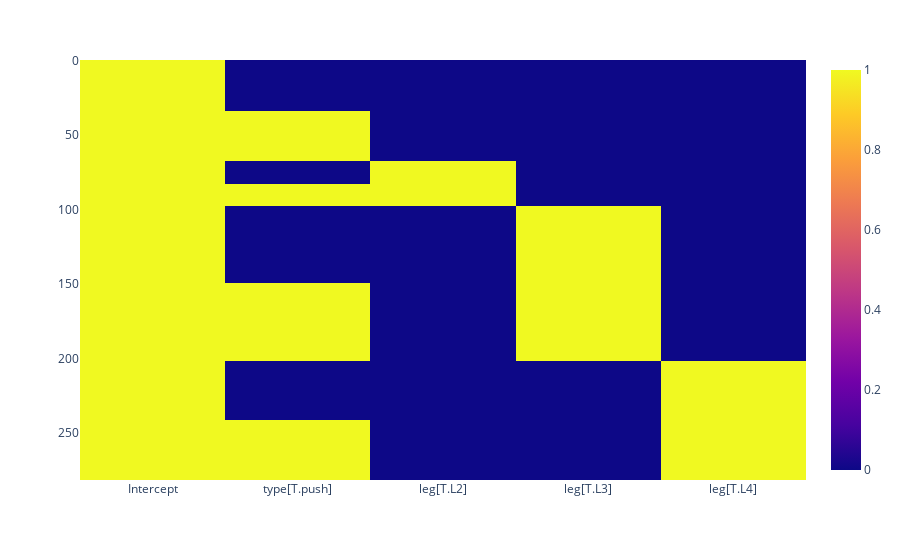

The cell this chart's notebook holds for it:
### Code cell
px.imshow(X)

### Figure 1 — Plotly figure (JSON) as saved in the notebook; plotly's stock layout.template omitted (floating-point values rounded to 4 significant figures; data arrays with more than 128 entries replaced by an {"elided": "..."} marker saying what was removed)
{"data": [{"coloraxis": "coloraxis", "hovertemplate": "x: %{x}<br>y: %{y}<br>color: %{z}<extra></extra>", "name": "0", "type": "heatmap", "x": ["Intercept", "type[T.push]", "leg[T.L2]", "leg[T.L3]", "leg[T.L4]"], "xaxis": "x", "y": {"elided": "282 int values"}, "yaxis": "y", "z": {"elided": "282x5 int values"}}], "layout": {"coloraxis": {"colorscale": [[0, "#0d0887"], [0.1111, "#46039f"], [0.2222, "#7201a8"], [0.3333, "#9c179e"], [0.4444, "#bd3786"], [0.5556, "#d8576b"], [0.6667, "#ed7953"], [0.7778, "#fb9f3a"], [0.8889, "#fdca26"], [1, "#f0f921"]]}, "margin": {"t": 60}, "xaxis": {"anchor": "y", "constrain": "domain", "domain": [0, 1], "scaleanchor": "y"}, "yaxis": {"anchor": "x", "autorange": "reversed", "constrain": "domain", "domain": [0, 1]}}}
